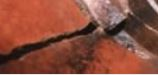
#> input picture trainingData/Crack/Capture1.JPG, 158 x 75 px; its folder holds only this picture in this run
$ jupyter execute --allow-errors crackDetection.ipynb   (shell and % lines are left out)   (older library calls are emulated)
#> lines starting #> are read from the running program, lines starting #| are printed output that depends on the picture
[cell 1]
import os
os.chdir("crackDetection")

[cell 2]
import csv
import matplotlib.image as mpimg
import cv2
import numpy as np
import os
import logging
import glob

[cell 3]
from keras.models import Sequential
from keras.layers import Flatten, Dense, Lambda, Dropout, Activation, Cropping2D
from keras.layers.convolutional import Convolution2D
from keras.layers.pooling import MaxPooling2D
from sklearn.model_selection import train_test_split
import sklearn

[cell 4]
width = 58
height = 58

[cell 5]
crack   = glob.glob('trainingData/Crack/*.JPG')
nonCrack   = glob.glob('trainingData/NonCrack/*.JPG')

#> (the rest of this cell did not finish here and is left out)

[cell 6]
img_size=64
# [27 lines left out: functions show3img, eq_Hist, scale_img, not called in this run]

def crop(img, mar=0):
   c_x,c_y, sh = int(img.shape[0]/2), int(img.shape[1]/2), int(img_size/2-mar)
   return img[(c_x-sh):(c_x+sh),(c_y-sh):(c_y+sh)]

def rotate_img(img):
   c_x,c_y = int(img.shape[0]/2), int(img.shape[1]/2)
   ang = 30.0*np.random.rand()-15
   Mat = cv2.getRotationMatrix2D((c_x, c_y), ang, 1.0)
   return cv2.warpAffine(img, Mat, img.shape[:2])

def sharpen_img(img):
   gb = cv2.GaussianBlur(img, (7,7), 20.0)
   return cv2.addWeighted(img, 2, gb, -1, 0)
#Compute linear image transformation ing*s+m
def lin_img(img,s=1.0,m=0.0):
   img2=cv2.multiply(img, np.array([s]))
   return cv2.add(img2, np.array([m]))

#Change image contrast; s>1 - increase
def contr_img(img, s=1.0):
   m=127.0*(1.0-s)
   return lin_img(img, s, m)

# [50 lines left out: functions transform_img, augment_img, random_warp, random_brightness, not called in this run]

[cell 7]
X_train_aug_crack = []
y_train_aug = []
for i in range(len(crack)):
     img=mpimg.imread(crack[i])
#> img is the input picture: shape (75, 158, 3); mean R, G, B 138.3, 77.4, 61
     img=cv2.resize(img, (58, 58))
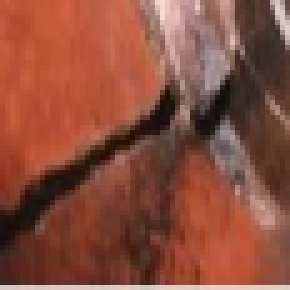
#> img: shape (58, 58, 3) (shown 5 times larger); mean R, G, B 138.5, 77.6, 61.2
     X_train_aug_crack.append(img)
     y_train_aug.append(1)
     img = cv2.flip(img,1)
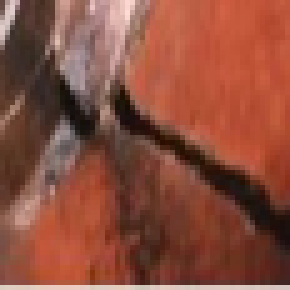
#> img: shape (58, 58, 3) (shown 5 times larger); mean R, G, B 138.5, 77.6, 61.2
     X_train_aug_crack.append(img)
     y_train_aug.append(1)
     img = rotate_img(img)
#> in rotate_img, `return cv2.warpAffine(img, Mat, img.shape[:2])`:
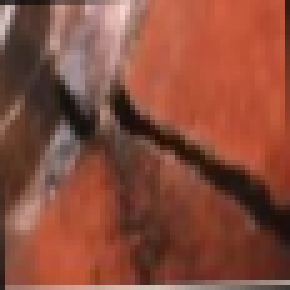
#> returned value: shape (58, 58, 3) (shown 5 times larger); mean of channels 0, 1, 2 136.5, 76.2, 59.9; drawn as R, G, B
     X_train_aug_crack.append(img)
     y_train_aug.append(1)
# [6 lines of commented-out code are left out]


for i in range(len(nonCrack)):
     img=mpimg.imread(nonCrack[i])
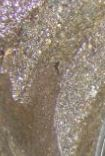
#> input picture trainingData/NonCrack/Capture1.JPG, 105 x 156 px
#> img is the input picture: shape (156, 105, 3); mean R, G, B 145.4, 131.3, 117
     img=cv2.resize(img, (58, 58))
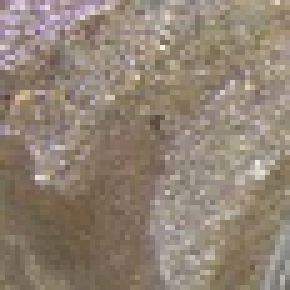
#> img: shape (58, 58, 3) (shown 5 times larger); mean R, G, B 145.2, 131.1, 116.9
     X_train_aug_crack.append(img)
     y_train_aug.append(0)
     img = cv2.flip(img,1)
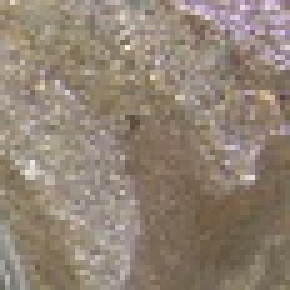
#> img: shape (58, 58, 3) (shown 5 times larger); mean R, G, B 145.2, 131.1, 116.9
     X_train_aug_crack.append(img)
     y_train_aug.append(0)
     img = rotate_img(img)
#> in rotate_img (call 2), `return cv2.warpAffine(img, Mat, img.shape[:2])`:
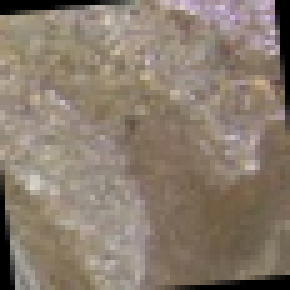
#> returned value: shape (58, 58, 3) (shown 5 times larger); mean of channels 0, 1, 2 137.7, 124.2, 110.5; drawn as R, G, B
     X_train_aug_crack.append(img)
     y_train_aug.append(0)
# [6 lines of commented-out code are left out]


print("Total number of images in the augmented dataset = ", len(X_train_aug_crack))
#| Total number of images in the augmented dataset =  6
print(len(y_train_aug))

[cell 8]
activation = 'relu'
dropout = 1

def model(dshape):

    seq_model = Sequential()

    seq_model.add(BatchNormalization(input_shape=(dshape[0], dshape[1], dshape[2])))
    seq_model.add(Conv2D(24, (5, 5), padding='valid',
                  activation=activation, strides=(2, 2)))

    seq_model.add(Conv2D(36, (5, 5), padding='valid', activation=activation, strides=(2, 2)))
    seq_model.add(Dropout(0.6))
    seq_model.add(Conv2D(48, (5, 5), padding='valid', activation=activation, strides=(2, 2)))
    seq_model.add(Dropout(0.5))
    seq_model.add(Conv2D(64, (3, 3), padding='valid', activation=activation))
    seq_model.add(Dropout(0.4))
    #seq_model.add(Conv2D(64, (3, 3), padding='valid', activation=activation))
    seq_model.add(Flatten())
    seq_model.add(Dropout(0.6))
    seq_model.add(Dense(100, activation=activation))
    seq_model.add(Dropout(0.2))
    seq_model.add(Dense(50, activation=activation))
    seq_model.add(Dropout(0.3))
    seq_model.add(Dense(10, activation=activation))
    seq_model.add(Dense(1, activation='sigmoid'))
    seq_model.compile(loss='binary_crossentropy', optimizer=adam(), metrics=['accuracy'])
    seq_model.summary()

    return seq_model

[cell 9]
from sklearn.utils import shuffle
from keras.utils.data_utils import Sequence

images, labels = shuffle(X_train_aug_crack, y_train_aug)
#> images = 6 items; labels = [1, 1, 1, 0, 0, 0]

[cell 10]
images = np.asarray(images)
labels = np.asarray(labels)
print(images.dtype, images.shape)
#| uint8 (6, 58, 58, 3)
print(type(images))
#| <class 'numpy.ndarray'>
print(labels)
#| [1 1 1 0 0 0]

[cell 11]
from keras.models import Sequential
from keras.layers import Dense, Flatten, Conv2D, Dropout
from keras.layers.normalization import BatchNormalization
from keras.optimizers import adam
#from keras.utils.data_utils import Sequence

#> (the rest of this cell did not finish here and is left out)
